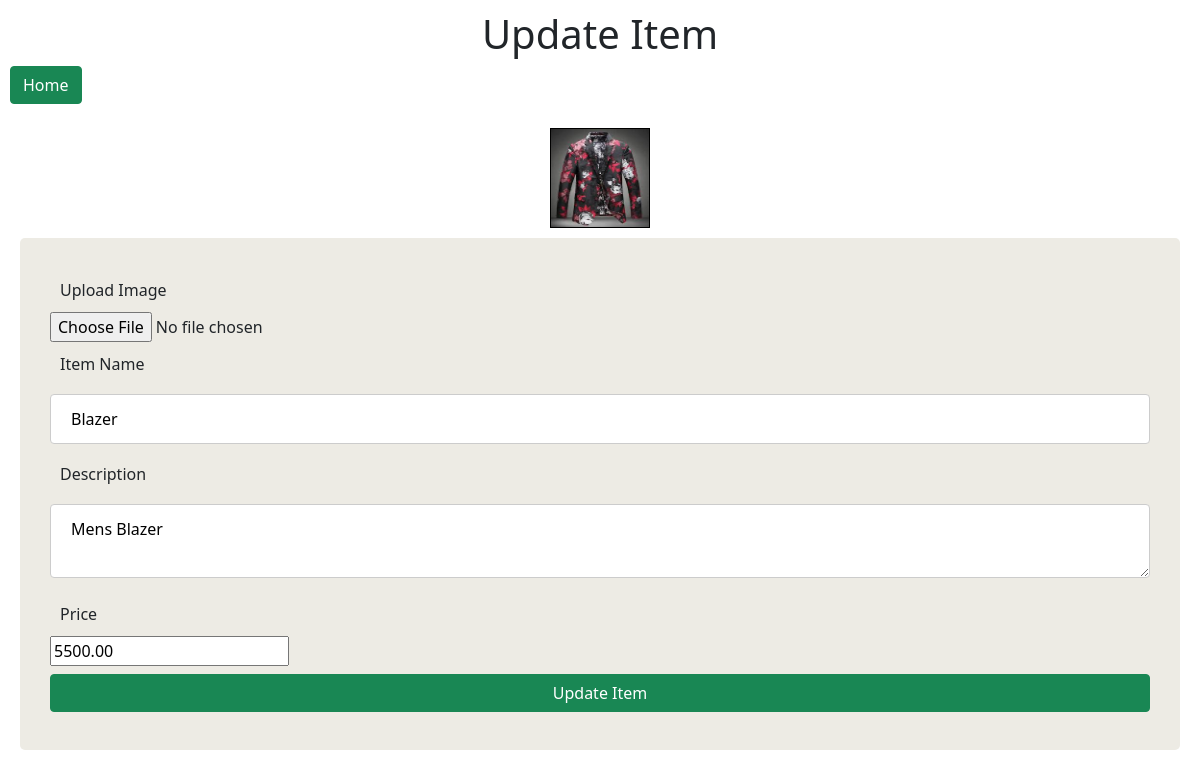
/update.php?id=12, run on the app's committed database.
### tables this page shows
CREATE TABLE `items` (
  `id` int(11) NOT NULL,
  `item_name` varchar(512) NOT NULL,
  `item_image` varchar(2048) NOT NULL,
  `item_desc` longtext NOT NULL,
  `item_price` decimal(10,2) NOT NULL,
  `create_date` datetime NOT NULL DEFAULT CURRENT_TIMESTAMP
);

### update.php (the view, shortened to what this page needs)
<?php
    include_once('dbconfig.php');
    $id = $_GET['id']??null;
        $statement = $pdo->prepare('SELECT * FROM items WHERE id = :id');
        $statement->bindValue(':id', $id);
        $statement->execute();
        $items = $statement->fetch(PDO::FETCH_ASSOC);
        $name = $items['item_name'];
        $desc = $items['item_desc'];
        $price = $items['item_price'];
?>
<!DOCTYPE html>
<html lang="en">
<head>
    <link rel="stylesheet" href="https://cdn.jsdelivr.net/npm/bootstrap@5.1.3/dist/css/bootstrap.min.css">
</head>
<body>
    <div class="wrapper">
    <h1 align="center">Update Item</h1>
    <a href="index.php" type="button" class="btn btn-success">Home</a>
    <br> <br>
       <div style="text-align:center;"><img style="border:1px solid black;" src="<?php echo $items['item_image']; ?>" width="100px" height="100px"></div>
    <div class="form-body">
    <form method="POST" class="form-item" enctype="multipart/form-data">
            <label>Upload Image</label>
            <input type="file" name="image">
            <label>Item Name</label>
            <input type="text" name="name" placeholder="Enter Item Name" value="<?php echo $name; ?>">
            <label>Description</label>
            <textarea name="desc" placeholder="Enter Description..." ><?php echo $desc; ?></textarea>
            <label>Price</label>
            <input type="number" step="0.01" name="price" value="<?php echo $price; ?>" placeholder="Enter Item Price">
        <button type="submit" class="btn btn-success" id="basic-addon2">Update Item</button>
    </form>
    </div>
    </div>
</body>
</html>

### update.php (style rules this page uses)
.wrapper { margin:10px; }
.form-item { margin:20px; }
.form-body { padding:10px; background-color:#edebe4; border-radius:5px; margin:10px; }
input[type=text], textarea, button { width: 100%; padding: 12px 20px; margin: 8px 0; display: inline-block; border: 1px solid #ccc; border-radius: 4px; box-sizing: border-box; }
label { width: 100%; padding: 10px 10px; margin: 0px 0; }

### data on the page
items: item_image (picture), name "Blazer", desc "Mens Blazer", price "5500.00"
